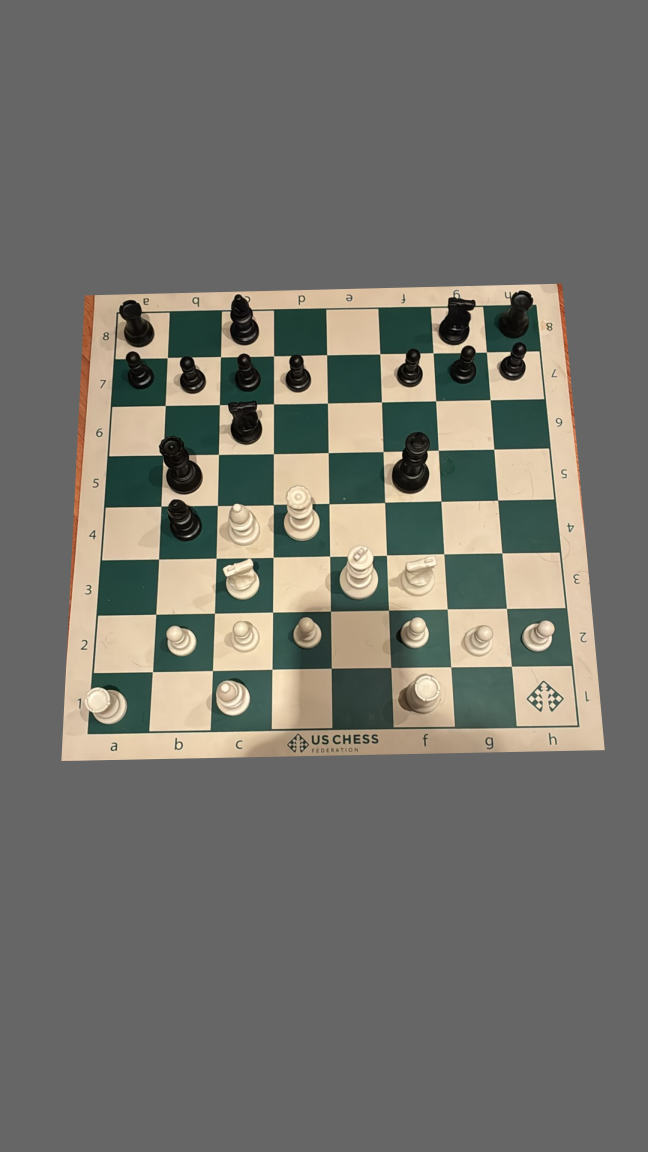
#> input picture enhanced_training_dataset/images/IMG_5213.JPG, 3240 x 5760 px (shown at 1/5 size)
$ python -i create_ground_truth_interactive.py   (imports and definitions only)
#> lines starting #> are read from the running program, lines starting #| are printed output that depends on the picture
#!/usr/bin/env python3
"""
Interactive ground truth annotation tool for chess images.
This will help you create accurate ground truth data for evaluation.
"""

import json
import cv2
import numpy as np
from pathlib import Path
import logging
import matplotlib.pyplot as plt
from matplotlib.patches import Rectangle
import matplotlib.patches as mpatches

# Configure logging
# [1 line not run here, left out]
logger = logging.getLogger(__name__)

class InteractiveGroundTruthCreator:
    def __init__(self):
        self.current_image = None
        self.current_annotations = {}
        self.corners = []
        self.warped_board = None
        self.fig = None
        self.ax = None
        self.current_square = None
        self.square_rects = {}

    def detect_chessboard_corners(self, image_path):
        """Detect chessboard corners using OpenCV"""
        img = cv2.imread(image_path)
        gray = cv2.cvtColor(img, cv2.COLOR_BGR2GRAY)

        # Try to find chessboard corners
        ret, corners = cv2.findChessboardCorners(gray, (7, 7), None)

        if ret:
            # Refine corner positions
            criteria = (cv2.TERM_CRITERIA_EPS + cv2.TERM_CRITERIA_MAX_ITER, 30, 0.001)
            corners = cv2.cornerSubPix(gray, corners, (11, 11), (-1, -1), criteria)

            # Convert to the format expected by the API
            corners_2d = corners.reshape(-1, 2)

            # Find the 4 outer corners
            top_left = corners_2d[np.argmin(corners_2d[:, 0] + corners_2d[:, 1])]
            top_right = corners_2d[np.argmax(corners_2d[:, 0] - corners_2d[:, 1])]
            bottom_right = corners_2d[np.argmax(corners_2d[:, 0] + corners_2d[:, 1])]
            bottom_left = corners_2d[np.argmin(corners_2d[:, 0] - corners_2d[:, 1])]

            return [top_left, top_right, bottom_right, bottom_left]
        else:
            # Fallback: estimate corners based on image dimensions
            h, w = img.shape[:2]
            margin = min(h, w) * 0.1

            return [
                [margin, margin],
                [w - margin, margin],
                [w - margin, h - margin],
                [margin, h - margin]
            ]

    def warp_chessboard(self, img_array, corners_array):
        """Warp chessboard using the exact logic from the working commit."""
        corners = np.array(corners_array, dtype=np.float32)

        # Define destination points for a square board
        board_size = 800
        dst_points = np.array([
            [0, 0],
            [board_size - 1, 0],
            [board_size - 1, board_size - 1],
            [0, board_size - 1]
        ], dtype=np.float32)

        # Calculate perspective transformation matrix
        M = cv2.getPerspectiveTransform(corners, dst_points)

        # Apply perspective transformation
        warped = cv2.warpPerspective(img_array, M, (board_size, board_size))

        return warped

    # [11 lines left out: function extract_square, not called in this run]

    def create_square_grid(self, warped_board):
        """Create a grid overlay for the warped board"""
        board_size = warped_board.shape[0]
        square_size = board_size // 8

        # Create figure and axis
        self.fig, self.ax = plt.subplots(1, 1, figsize=(10, 10))
        self.ax.imshow(warped_board)
        self.ax.set_title("Click on squares to annotate pieces")

        # Create square rectangles
        self.square_rects = {}
        for rank in range(8):
            for file in range(8):
                square_name = f"{chr(97+file)}{8-rank}"
                x1 = file * square_size
                y1 = rank * square_size

                rect = Rectangle((x1, y1), square_size, square_size,
                               linewidth=2, edgecolor='yellow', facecolor='none')
                self.ax.add_patch(rect)
                self.square_rects[square_name] = rect

        # Add click handler
        self.fig.canvas.mpl_connect('button_press_event', self.on_click)

        # Add legend
        legend_elements = [
            mpatches.Patch(color='green', label='Occupied - White'),
            mpatches.Patch(color='red', label='Occupied - Black'),
            mpatches.Patch(color='gray', label='Empty'),
            mpatches.Patch(color='yellow', label='Unannotated')
        ]
        self.ax.legend(handles=legend_elements, loc='upper right')

        plt.tight_layout()
        plt.show()

    # [91 lines left out: functions on_click, handle_choice, update_square_visual, not called in this run]

    def create_annotation_for_image(self, image_path):
        """Create ground truth annotation for a single image"""
        logger.info(f"Creating annotation for: {Path(image_path).name}")

        # Load image
        img = cv2.imread(image_path)
#> img is the input picture: shape (5760, 3240, 3); mean B, G, R 107.6, 114.3, 115.4
        img_array = cv2.cvtColor(img, cv2.COLOR_BGR2RGB)

        # Detect corners
        corners = self.detect_chessboard_corners(image_path)
#> in detect_chessboard_corners, `gray = cv2.cvtColor(img, cv2.COLOR_BGR2GRAY)`:
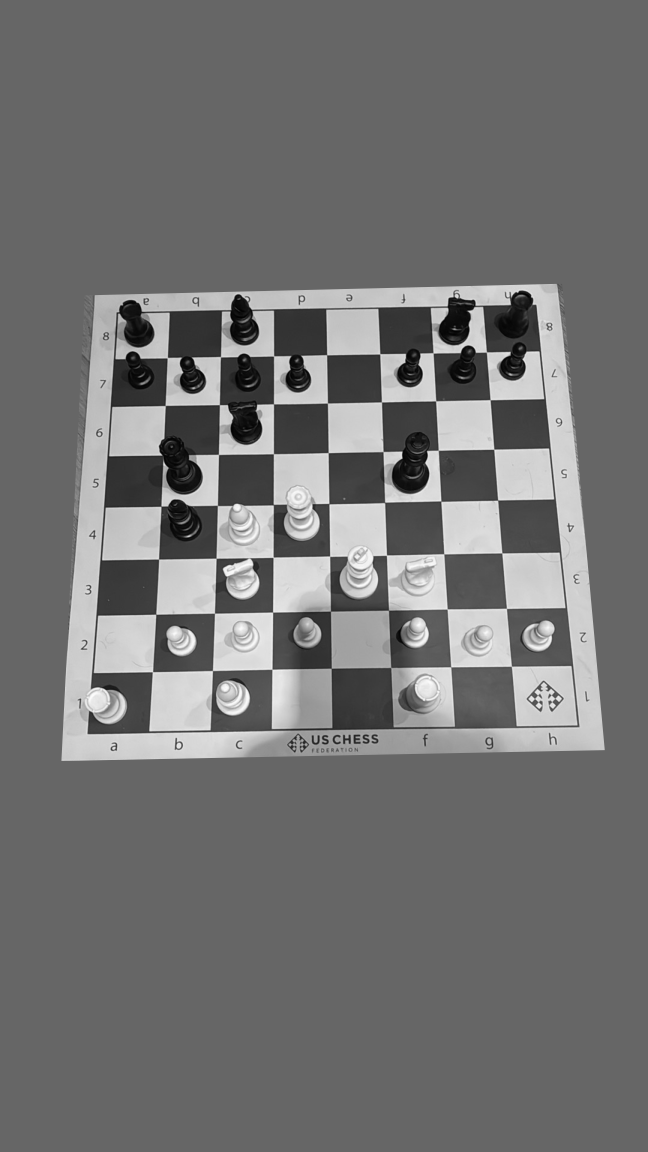
#> gray: shape (5760, 3240) (shown at 1/5 size); min 0, max 253, mean 113.9
#> in detect_chessboard_corners, `ret, corners = cv2.findChessboardCorners(gray, (7, 7), None)`: ret = False; corners = None
        self.corners = corners

        # Warp chessboard
        self.warped_board = self.warp_chessboard(img_array, corners)
#> in warp_chessboard, `warped = cv2.warpPerspective(img_array, M, (board_size, board_size))`:
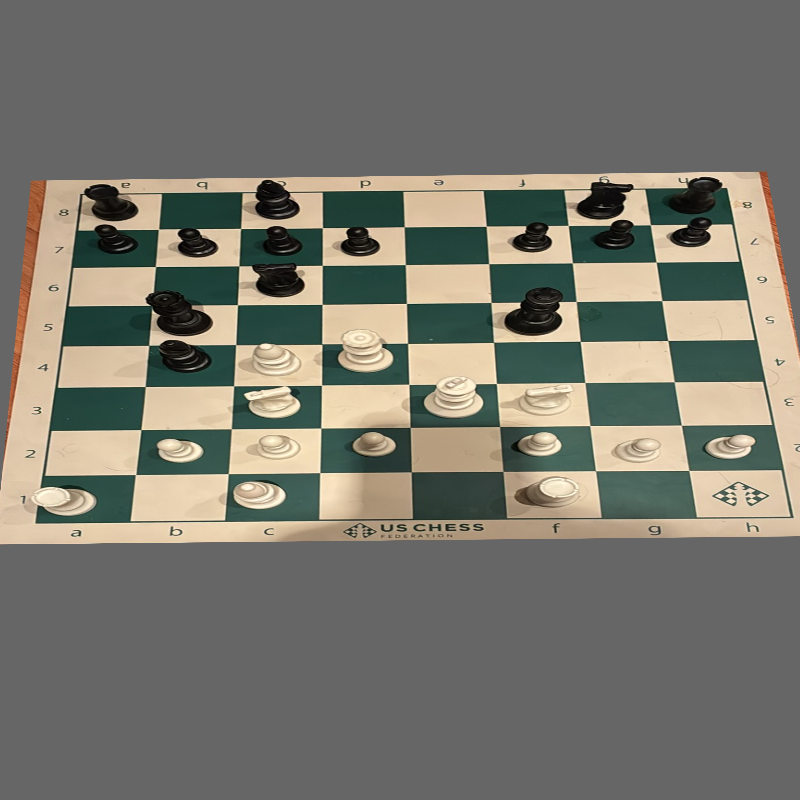
#> warped: shape (800, 800, 3); mean R, G, B 120.3, 118.8, 109.6

        # Initialize annotations
        self.current_annotations = {}

        print(f"\nAnnotating image: {Path(image_path).name}")
        print("Click on squares to annotate pieces. Close the window when done.")

        # Create interactive grid
        self.create_square_grid(self.warped_board)
#> in create_square_grid, `plt.show()`:
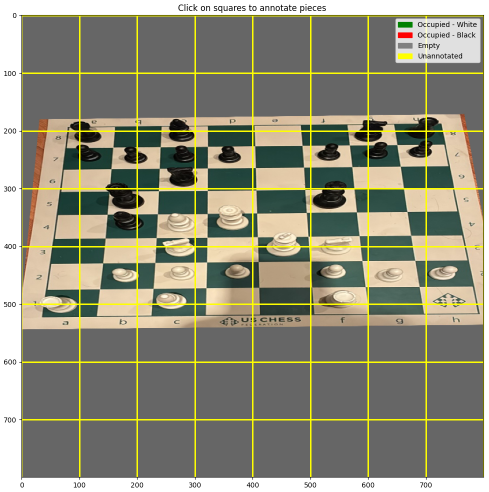
#> figure drawn by matplotlib, 1 panel

        return self.current_annotations

    # [68 lines left out: functions create_annotations_for_dataset, main, not called in this run]

# [2 lines not run here, left out]

>>> result = InteractiveGroundTruthCreator().create_annotation_for_image('enhanced_training_dataset/images/IMG_5213.JPG')
